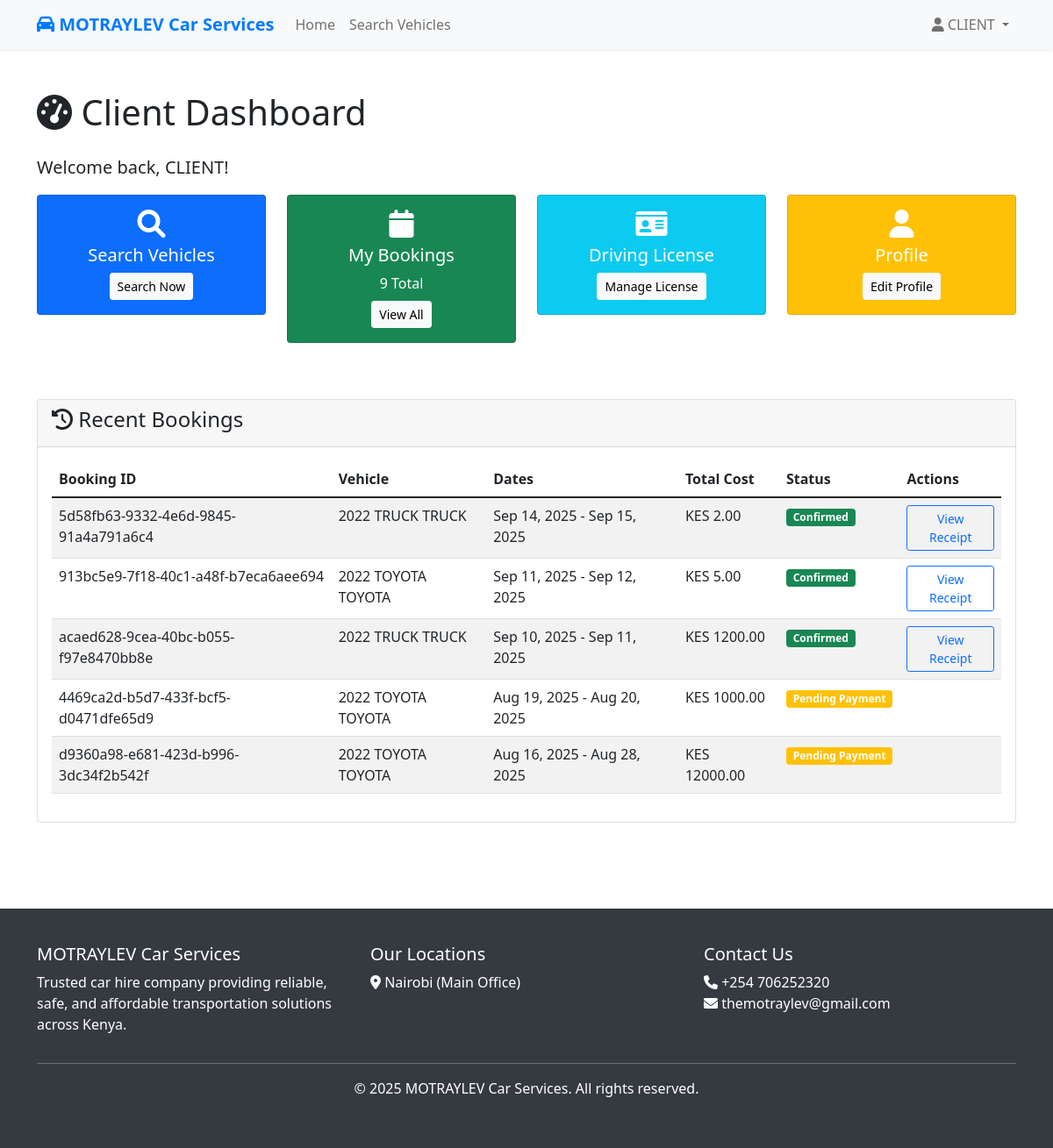
Page /dashboard/ (signed in) on the committed database.
### carhire/models.py (models this page shows, shortened)
class User(AbstractUser):
    USER_TYPES = (
        ('client', 'Client'),
        ('owner', 'Vehicle Owner'),
        ('admin', 'Admin'),
    )
    user_type = models.CharField(max_length=10, choices=USER_TYPES, default='client')
    phone_number = models.CharField(max_length=15, blank=True)
    location = models.CharField(max_length=100, blank=True)
    driving_license_number = models.CharField(max_length=50, blank=True)
    license_expiry_date = models.DateField(null=True, blank=True)
    years_of_experience = models.IntegerField(null=True, blank=True)
    class Meta:
        db_table = 'carhire_user'

class Booking(models.Model):
    STATUS_CHOICES = (
        ('pending', 'Pending Payment'),
        ('confirmed', 'Confirmed'),
        ('active', 'Active'),
        ('completed', 'Completed'),
        ('cancelled', 'Cancelled'),
    )
    DRIVE_TYPE_CHOICES = (
        ('self', 'Self Drive'),
        ('chauffeur', 'With Chauffeur'),
    )
    booking_id = models.UUIDField(default=uuid.uuid4, editable=False)
    client = models.ForeignKey(User, on_delete=models.CASCADE, related_name='bookings')
    vehicle = models.ForeignKey(Vehicle, on_delete=models.CASCADE, related_name='bookings')
    pickup_location = models.ForeignKey(Location, on_delete=models.CASCADE, related_name='pickup_bookings')
    dropoff_location = models.ForeignKey(Location, on_delete=models.CASCADE, related_name='dropoff_bookings')
    start_date = models.DateTimeField()
    end_date = models.DateTimeField()
    drive_type = models.CharField(max_length=10, choices=DRIVE_TYPE_CHOICES)
    total_days = models.IntegerField()
    vehicle_cost = models.DecimalField(max_digits=10, decimal_places=2)
    chauffeur_cost = models.DecimalField(max_digits=10, decimal_places=2, default=0)
    total_cost = models.DecimalField(max_digits=10, decimal_places=2)
    status = models.CharField(max_length=10, choices=STATUS_CHOICES, default='pending')
    created_at = models.DateTimeField(auto_now_add=True)
    updated_at = models.DateTimeField(auto_now=True)

class Vehicle(models.Model):
    CONDITION_CHOICES = (
        ('excellent', 'Excellent'),
        ('good', 'Good'),
        ('fair', 'Fair'),
    )
    CATEGORY_CHOICES = (
        ('sedan', 'Sedan'),
        ('suv', 'SUV'),
        ('hatchback', 'Hatchback'),
        ('pickup', 'Pickup Truck'),
        ('van', 'Van'),
        ('luxury', 'Luxury'),
    )
    APPROVAL_STATUS_CHOICES = (
        ('pending', 'Pending Review'),
        ('approved', 'Approved'),
        ('declined', 'Declined'),
    )
    owner = models.ForeignKey(User, on_delete=models.CASCADE, related_name='vehicles')
    make = models.CharField(max_length=50)
    model = models.CharField(max_length=50)
    year = models.IntegerField(validators=[MinValueValidator(1990), MaxValueValidator(2025)])
    category = models.CharField(max_length=20, choices=CATEGORY_CHOICES)
    condition = models.CharField(max_length=10, choices=CONDITION_CHOICES)
    mileage = models.IntegerField(validators=[MinValueValidator(0)])
    daily_rate = models.DecimalField(max_digits=10, decimal_places=2)
    photo = CloudinaryField(
        'vehicle_photo',  # Public ID prefix for Cloudinary
        folder='vehicles/',  # Organizes files in Cloudinary
        blank=True,
        null=True,  # Optional: Allow null in DB if photo not required
        transformation={'quality': 'auto:good'},  # Auto-optimize images
        format='jpg'  # Convert to JPG by default
    )
    description = models.TextField(blank=True)
    is_approved = models.BooleanField(default=False)
    approval_status = models.CharField(max_length=10, choices=APPROVAL_STATUS_CHOICES, default='pending')
    admin_notes = models.TextField(blank=True, help_text="Admin notes for approval/decline")
    reviewed_by = models.ForeignKey(User, on_delete=models.SET_NULL, null=True, blank=True, related_name='reviewed_vehicles')
    reviewed_at = models.DateTimeField(null=True, blank=True)
    is_available = models.BooleanField(default=True)
    created_at = models.DateTimeField(auto_now_add=True)
    def __str__(self):
        return f"{self.year} {self.make} {self.model}"

### carhire/views.py (the view, shortened to what this page needs)
# urls.py: path('dashboard/', views.dashboard, name='dashboard'),
@login_required
def dashboard(request):
    user = request.user
    context = {'user': user}
    if user.user_type == 'owner':
        vehicles = Vehicle.objects.filter(owner=user)
        all_bookings = Booking.objects.filter(vehicle__owner=user).order_by('-created_at')
        total_earnings = all_bookings.filter(status='completed').aggregate(
            total=Sum('total_cost'))['total'] or 0
        recent_bookings = all_bookings[:5]
        context.update({
            'vehicles': vehicles,
            'recent_bookings': recent_bookings,
            'total_vehicles': vehicles.count(),
            'total_earnings': total_earnings,
        })
        return render(request, 'carhire/owner_dashboard.html', context)
    elif user.user_type == 'client':
        all_bookings = Booking.objects.filter(client=user).order_by('-created_at')
        recent_bookings = all_bookings[:5]
        context.update({
            'recent_bookings': recent_bookings,
            'total_bookings': all_bookings.count(),  # Count all, not just the sliced ones
        })
        return render(request, 'carhire/client_dashboard.html', context)
    return render(request, 'carhire/dashboard.html', context)

### templates/carhire/client_dashboard.html (shortened to what this page needs)
{% extends 'base.html' %}
{% block content %}
<div class="container py-5">
    <div class="row">
        <div class="col-12">
            <h1 class="mb-4">
                <i class="fas fa-tachometer-alt"></i> Client Dashboard
            </h1>
            <p class="lead">Welcome back, {{ user.get_full_name|default:user.username }}!</p>
        </div>
    </div>
    <div class="row mb-5">
        <div class="col-md-3 mb-3">
            <div class="card bg-primary text-white">
                <div class="card-body text-center">
                    <i class="fas fa-search fa-2x mb-2"></i>
                    <h5>Search Vehicles</h5>
                    <a href="{% url 'search_vehicles' %}" class="btn btn-light btn-sm">Search Now</a>
                </div>
            </div>
        </div>
        <div class="col-md-3 mb-3">
            <div class="card bg-success text-white">
                <div class="card-body text-center">
                    <i class="fas fa-calendar fa-2x mb-2"></i>
                    <h5>My Bookings</h5>
                    <p class="mb-2">{{ total_bookings }} Total</p>
                    <a href="{% url 'my_bookings' %}" class="btn btn-light btn-sm">View All</a>
                </div>
            </div>
        </div>
        <div class="col-md-3 mb-3">
            <div class="card bg-info text-white">
                <div class="card-body text-center">
                    <i class="fas fa-id-card fa-2x mb-2"></i>
                    <h5>Driving License</h5>
                    <a href="{% url 'upload_license' %}" class="btn btn-light btn-sm">Manage License</a>
                </div>
            </div>
        </div>
        <div class="col-md-3 mb-3">
            <div class="card bg-warning text-white">
                <div class="card-body text-center">
                    <i class="fas fa-user fa-2x mb-2"></i>
                    <h5>Profile</h5>
                    <a href="#" class="btn btn-light btn-sm">Edit Profile</a>
                </div>
            </div>
        </div>
    </div>
    <div class="row">
        <div class="col-12">
            <div class="card">
                <div class="card-header">
                    <h4><i class="fas fa-history"></i> Recent Bookings</h4>
                </div>
                <div class="card-body">
                    {% if recent_bookings %}
                        <div class="table-responsive">
                            <table class="table table-striped">
                                <thead>
                                    <tr>
                                        <th>Booking ID</th>
                                        <th>Vehicle</th>
                                        <th>Dates</th>
                                        <th>Total Cost</th>
                                        <th>Status</th>
                                        <th>Actions</th>
                                    </tr>
                                </thead>
                                <tbody>
                                    {% for booking in recent_bookings %}
                                        <tr>
                                            <td>{{ booking.booking_id }}</td>
                                            <td>{{ booking.vehicle }}</td>
                                            <td>
                                                {{ booking.start_date|date:"M d, Y" }} -
                                                {{ booking.end_date|date:"M d, Y" }}
                                            </td>
                                            <td>KES {{ booking.total_cost }}</td>
                                            <td>
                                                <span class="badge bg-{% if booking.status == 'confirmed' %}success{% elif booking.status == 'pending' %}warning{% elif booking.status == 'completed' %}primary{% else %}secondary{% endif %}">
                                                    {{ booking.get_status_display }}
                                                </span>
                                            </td>
                                            <td>
                                                {% if booking.status == 'confirmed' %}
                                                    <a href="{% url 'booking_receipt' booking.booking_id %}" class="btn btn-sm btn-outline-primary">
                                                        View Receipt
                                                    </a>
                                                {% endif %}
                                            </td>
                                        </tr>
                                    {% endfor %}
                                </tbody>
                            </table>
                        </div>
                    {% endif %}
                </div>
            </div>
        </div>
    </div>
</div>
{% endblock %}

### templates/base.html (shortened to what this page needs)
<!DOCTYPE html>
<html lang="en">
<head>
    <link href="https://cdn.jsdelivr.net/npm/bootstrap@5.1.3/dist/css/bootstrap.min.css" rel="stylesheet">
    <link href="https://cdnjs.cloudflare.com/ajax/libs/font-awesome/6.0.0/css/all.min.css" rel="stylesheet">
</head>
<body>
    <nav class="navbar navbar-expand-lg navbar-light bg-light shadow-sm">
        <div class="container">
            <a class="navbar-brand" href="{% url 'home' %}">
                <i class="fas fa-car"></i> MOTRAYLEV Car Services
            </a>
            <div class="collapse navbar-collapse" id="navbarNav">
                <ul class="navbar-nav me-auto">
                    <li class="nav-item">
                        <a class="nav-link" href="{% url 'home' %}">Home</a>
                    </li>
                    <li class="nav-item">
                        <a class="nav-link" href="{% url 'search_vehicles' %}">Search Vehicles</a>
                    </li>
                </ul>
                <ul class="navbar-nav">
                    {% if user.is_authenticated %}
                        <li class="nav-item dropdown">
                            <a class="nav-link dropdown-toggle" href="#" id="navbarDropdown" role="button" data-bs-toggle="dropdown">
                                <i class="fas fa-user"></i> {{ user.username }}
                            </a>
                        </li>
                    {% endif %}
                </ul>
            </div>
        </div>
    </nav>
    <main>
        {% block content %}
        {% endblock %}
    </main>
    <footer class="footer">
        <div class="container">
            <div class="row">
                <div class="col-md-4">
                    <h5>MOTRAYLEV Car Services</h5>
                    <p>Trusted car hire company providing reliable, safe, and affordable transportation solutions across Kenya.</p>
                </div>
                <div class="col-md-4">
                    <h5>Our Locations</h5>
                    <ul class="list-unstyled">
                        <li><i class="fas fa-map-marker-alt"></i> Nairobi (Main Office)</li>
                    </ul>
                </div>
                <div class="col-md-4">
                    <h5>Contact Us</h5>
                    <ul class="list-unstyled">
                        <li><i class="fas fa-phone"></i> +254 706252320</li>
                        <li><i class="fas fa-envelope"></i> themotraylev@gmail.com</li>
                    </ul>
                </div>
            </div>
            <hr>
            <div class="text-center">
                <p>&copy; 2025 MOTRAYLEV Car Services. All rights reserved.</p>
            </div>
        </div>
    </footer>
</body>
</html>

### templates/base.html (style rules this page uses)
.navbar-brand { font-weight: bold; color: #007bff !important; }
.footer { background-color: #343a40; color: white; padding: 40px 0; margin-top: 50px; }

### rows in the picture
User: username "CLIENT", get_full_name "CLIENT"
Booking: booking_id "5d58fb63-9332-4e6d-9845-91a4a791a6c4", vehicle "2022 TRUCK TRUCK", start_date "Sep 14, 2025", end_date "Sep 15, 2025", total_cost "2.00", status "Confirmed", shows "View Receipt"
Booking: booking_id "913bc5e9-7f18-40c1-a48f-b7eca6aee694", vehicle "2022 TOYOTA TOYOTA", start_date "Sep 11, 2025", end_date "Sep 12, 2025", total_cost "5.00", status "Confirmed", shows "View Receipt"
Booking: booking_id "acaed628-9cea-40bc-b055-f97e8470bb8e", vehicle "2022 TRUCK TRUCK", start_date "Sep 10, 2025", end_date "Sep 11, 2025", total_cost "1200.00", status "Confirmed", shows "View Receipt"
Booking: booking_id "4469ca2d-b5d7-433f-bcf5-d0471dfe65d9", vehicle "2022 TOYOTA TOYOTA", start_date "Aug 19, 2025", end_date "Aug 20, 2025", total_cost "1000.00", status "Pending Payment"
Booking: booking_id "d9360a98-e681-423d-b996-3dc34f2b542f", vehicle "2022 TOYOTA TOYOTA", start_date "Aug 16, 2025", end_date "Aug 28, 2025", total_cost "12000.00", status "Pending Payment"

### other values in the picture
{{ total_bookings }} "9"
